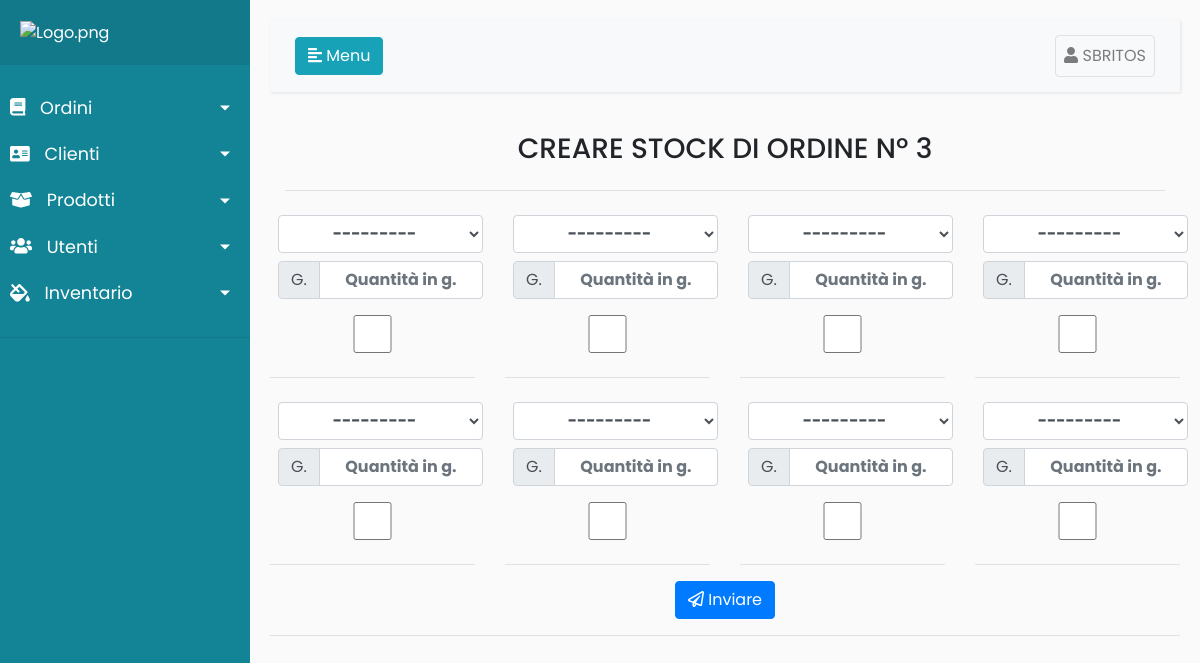
The app's page /Stock/crear2/3/ (signed in) with its own data.
### Register/models.py (models this page shows)
class Usuarios(AbstractUser):
	telefono = models.CharField(max_length=20,null=True, verbose_name='Teléfono',blank=False)
	class Meta:
		permissions = (('Administrador', 'Administrador'),
					   ('Encargado','Encargado'),
					   ('Pintor','Pintor'),
					   ('Montaje','Montaje'),
					   ('Calidad1','Calidad1'),
					   ('Secretaria','Secretaria'),
					   ('Stock','Stock'),
					   )

### Ordenes/models.py (models this page shows)
class Ordenes(models.Model):
    ESTADOS = (
        ('Ricevuto', 'Ricevuto'),
        ('Creato','Creato'),
        ('Assegnato','Assegnato'),
        ('Completato','Completato'),
        ('Consegnato','Consegnato'),
        ('Spedito', 'Spedito'),
        ('Inviato', 'Inviato'),
    )
    UBICACIONES = (
        ('Segretaria', 'Segretaria'),
        ('Fortex Nuova', 'Fortex Nuova'),
        ('Fortex Vecchia', 'Fortex Vecchia'),
        ('Cliente', 'Cliente'),
        ('Verniciatura', 'Verniciatura'),
        ('Controlo Qualità', 'Controlo Qualità'),
        ('Montaggio', 'Montaggio'),
        ('Graphic Design', 'Graphic Design'),
    )
    orden = models.AutoField(primary_key=True , blank=False,verbose_name='Número de órden')
    descripcion = models.TextField()
    producto = models.ForeignKey(Productos,verbose_name=('Prodotto'),on_delete=models.CASCADE)
    fecha_ingreso = models.DateTimeField(auto_now_add=True)
    estado = models.CharField(max_length=20,choices=ESTADOS)
    cantidad_recibida = models.PositiveIntegerField(blank=False,null=True)
    ubicacion = models.CharField(max_length=20,choices=UBICACIONES)
    fecha_entrega_estimada=models.DateField(blank=True,null=True)
    asignado = models.ForeignKey(Usuarios, verbose_name=("Aseggnato a "),related_name='Asignado', on_delete=models.CASCADE)
    fecha_entrega_real = models.DateField(blank=True,null=True)
    usuarios = models.ForeignKey(Usuarios, verbose_name=("Creato"),on_delete=models.CASCADE, null=True,blank=False)
    cantidadEntregada = models.IntegerField(blank=True,null=True)
    telaio = models.IntegerField(blank=True,null=True)
    history = HistoricalRecords()
    def __str__(self):
        return str(self.orden)

### Stock/views.py (the view, shortened to what this page needs)
# urls.py: path('Stock/crear2/<str:pk>/', login_required(CreateView), name='crearStock2'),
def CreateView(request, pk):
    ordenFormSet = inlineformset_factory(Ordenes, StockMovimientos, fields='__all__', extra=8)
    orden = Ordenes.objects.get(orden=pk)
    formset = ordenFormSet()
    hola = Stock.objects.all()
    context = {"form": formset, "orden": orden}
    return render(request, 'stock/crearStock2.html', context)

### Stock/models.py (called while the page is built)
    def __str__(self):
        return self.nombre

### Stock/templates/stock/crearStock2.html (shortened to what this page needs)
{% extends 'register/index.html' %}
{%load widget_tweaks%}
{%block content%}
{% if perms.Register.Administrador or perms.Register.Encargado or perms.Register.Stock%}
<div class="container">
    <div class="d-flex justify-content-center">
        <h3>CREARE STOCK DI ORDINE Nº {{orden}}</h3>
    </div>
    <hr>
</div>
<form id="formulario" method="POST">
    <div class="row">
        {%for f in form%}
        <div class="col-3">
            {{f.nombre|add_class:"font-weight-bold rounded-pill m-2 form-control text-center"}}
            <div class="input-group m-2">
                <div class="input-group-prepend">
                    <span class="input-group-text form-control" id="jamaican">G.</span>
                </div>
                {{f.cantidad|attr:"aria-describedby:jamaican"|attr:"placeholder:Quantità in g."|add_class:"form-control font-weight-bold rounded-pill text-center"}}
            </div>
            <div class="container">
                <div class="d-flex justify-content-center">
                    {{f.tipo_de_movimiento|attr:"data-size:small"|attr:"data-offstyle:info"|attr:"data-onstyle:primary"|add_class:"form-control font-weight-bold rounded-pill m-2 text-center"}}
                </div>
            </div>
                <hr>
            </div>
            {%endfor%}
            <div class="container">
                <div class="d-flex justify-content-center">
                    <button type="submit" class="btn btn-primary" id="jamaica"><i id="japon" class="far fa-paper-plane"></i> Inviare</button>
                </div>
                <hr>
            </div>
</form>
<link href="https://gitcdn.github.io/bootstrap-toggle/2.2.2/css/bootstrap-toggle.min.css" rel="stylesheet">
{%endif%}
{%endblock%}

### Register/templates/register/index.html (shortened to what this page needs)
<!DOCTYPE html>
<html>
<head>
    <link rel="stylesheet" href="https://stackpath.bootstrapcdn.com/bootstrap/4.1.0/css/bootstrap.min.css"
>
    <link rel="stylesheet" href="https://ajax.googleapis.com/ajax/libs/jquerymobile/1.4.5/jquery.mobile.min.css">
</head>
<body>
<div class="wrapper">
    <nav id="sidebar">
        <div class="sidebar-header" style="border-color:#fff;">
            <a href="{%url 'dashboard'%}"><img src="http://www.fortexsrl.it/wp-content/uploads/2013/05/logo1.png" width="100%"
                                                 alt="Logo.png"></a>
        </div>
        <ul class="list-unstyled components">
            <li class="">
                <a href="#homeSubmenu" data-toggle="collapse" aria-expanded="false" class="dropdown-toggle">
                    <i class="fas fa-book"></i>
                    Ordini
                </a>
            </li>
            <li>
                <a href="#pageClienti" data-toggle="collapse" aria-expanded="false" class="dropdown-toggle">
                    <i class="fas fa-address-card"></i>
                    Clienti
                </a>
                <a href="#pageSubmenu" data-toggle="collapse" aria-expanded="false" class="dropdown-toggle">
                    <i class="fas fa-box-open"></i>
                    Prodotti
                </a>
            </li>
            <li>
                <a href="#pageUtenti" data-toggle="collapse" aria-expanded="false" class="dropdown-toggle">
                    <i class="fas fa-users"></i>
                    Utenti
                </a>
            </li>
            <li>
                <a href="#pageInventario" data-toggle="collapse" aria-expanded="false" class="dropdown-toggle">
                    <i class="fas fa-fill-drip"></i>
                    Inventario
                </a>
            </li>
        </ul>
    </nav>
    <div id="content">
        <nav class="navbar navbar-expand-lg navbar-light bg-light">
            <div class="container-fluid">
                <button type="button" id="sidebarCollapse" class="btn btn-info">
                    <i class="fas fa-align-left"></i>
                    <span>Menu</span>
                </button>
                <div class="collapse navbar-collapse" id="navbarSupportedContent">
                    <ul class="nav navbar-nav ml-auto">
                        <li class="nav-item">
                            <a href="#pageInventario1" data-toggle="collapse" style="background:None;"
                               aria-expanded="true"
                               class=" nav-link dropdown border rounded ">
                                <i class="fas fa-user"></i>
                                {{user|upper}}
                            </a>
                        </li>
                    </ul>
                </div>
            </div>
        </nav>
        {%block content%}{%endblock%}
    </div>
</div>
</body>
</html>

### Register/templates/register/index.html (style rules this page uses)
body { font-family: 'Poppins', sans-serif; background: #fafafa; }
a, a:hover, a:focus { color: inherit; text-decoration: none; transition: all 0.3s; }
.navbar { padding: 15px 10px; background: #fff; border: none; border-radius: 0; margin-bottom: 40px; box-shadow: 1px 1px 3px rgba(0, 0, 0, 0.1); }
i, span { display: inline-block; }
.wrapper { display: flex; align-items: stretch; }
#sidebar { min-width: 250px; max-width: 250px; background: #138496; color: #fff; transition: all 0.3s; }
#sidebar ul li a { text-align: left; }
#sidebar .sidebar-header { padding: 20px; background: #11798a; }
#sidebar ul.components { padding: 20px 0; border-bottom: 1px solid #11798a; }
#sidebar ul li a { padding: 10px; font-size: 1.1em; display: block; }
#sidebar ul li a i { margin-right: 10px; }
#sidebar ul li.active > a, a[aria-expanded="true"] { color: #fff; background: #138496; }
a[data-toggle="collapse"] { position: relative; }
.dropdown-toggle::after { display: block; position: absolute; top: 50%; right: 20px; transform: translateY(-50%); }
#content { width: 100%; padding: 20px; min-height: 100vh; transition: all 0.3s; }

### Stock/templates/stock/crearStock2.html (style rules this page uses)
input[type=number] { -moz-appearance: textfield; }

### records on screen
Usuarios: username "SBRITOS", is_active True (drawn)
Ordenes: orden "3"
